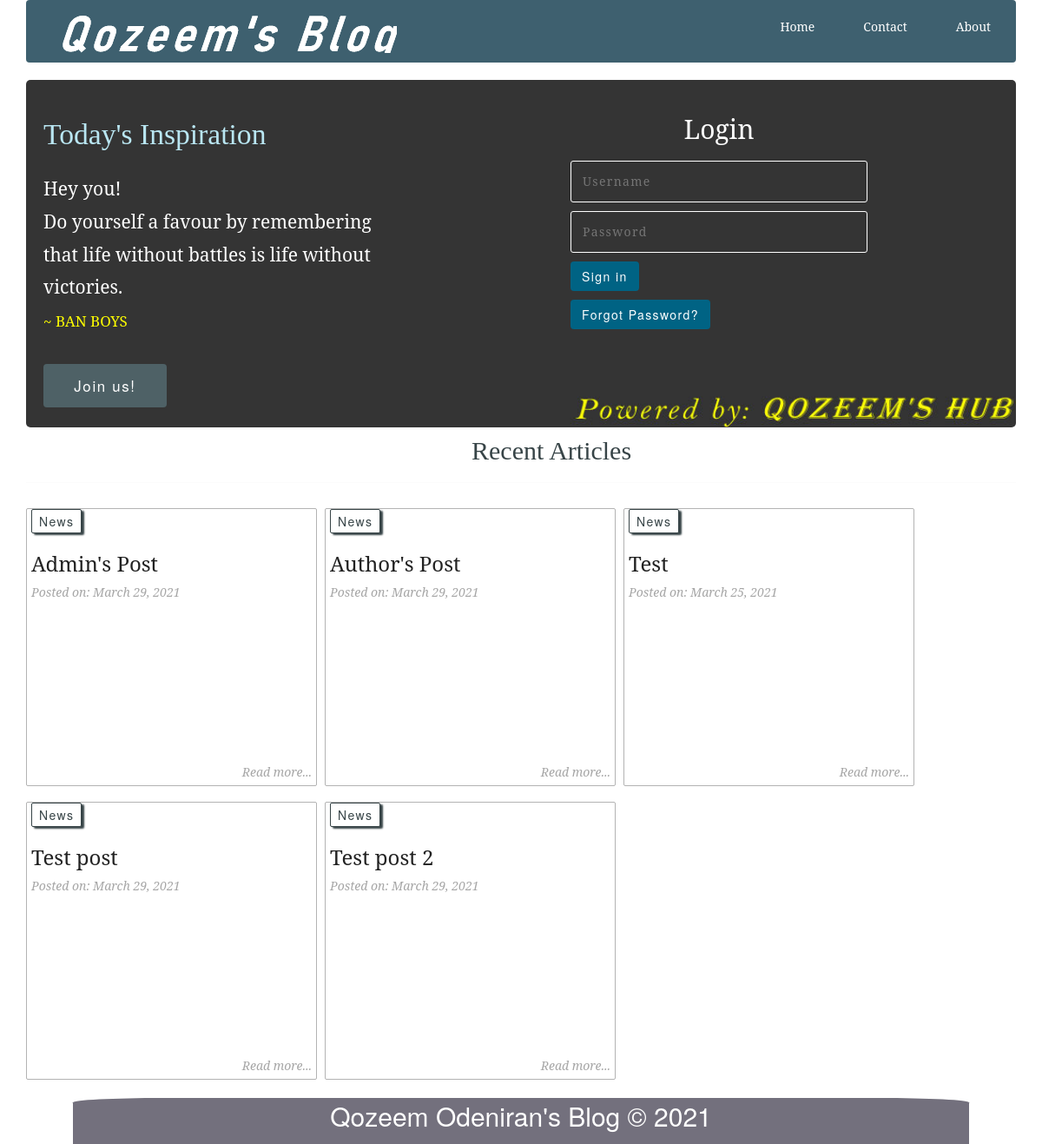
Before: / with the older database file.
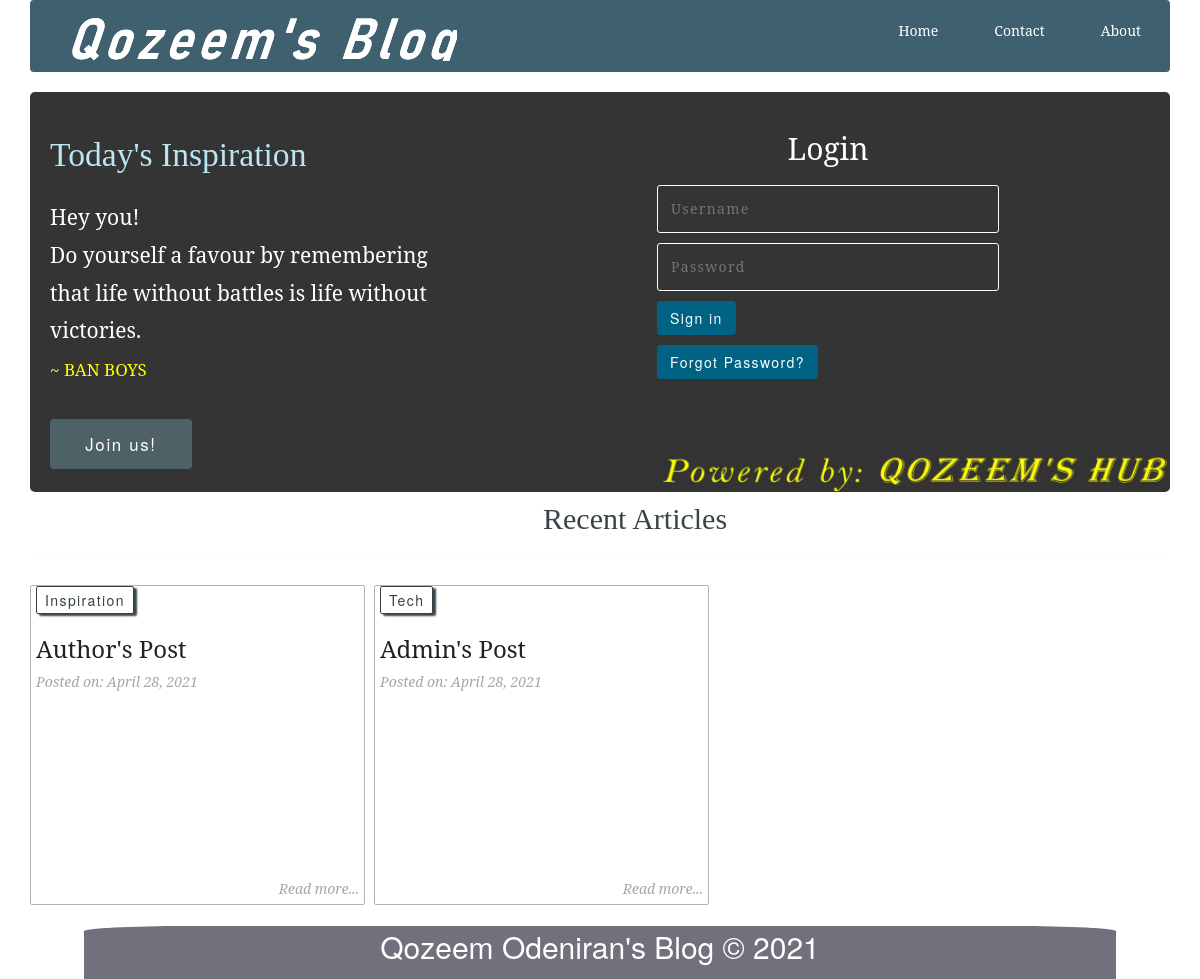
After: the same page with the newer database file.
### tables this page shows
CREATE TABLE `topics` (
  `id` int(11) DEFAULT NULL,
  `name` varchar(255) DEFAULT NULL,
  `slug` varchar(255) DEFAULT NULL
);

CREATE TABLE `posts` (
  `id` int(11) NOT NULL,
  `user_id` int(11) DEFAULT NULL,
  `author_username` varchar(256) NOT NULL,
  `author_role` varchar(256) NOT NULL,
  `title` varchar(255) NOT NULL,
  `slug` varchar(255) NOT NULL,
  `views` int(11) NOT NULL DEFAULT 0,
  `image` varchar(255) NOT NULL,
  `body` text NOT NULL,
  `keywords` text DEFAULT NULL,
  `published` tinyint(1) NOT NULL,
  `created_at` timestamp NOT NULL DEFAULT current_timestamp() ON UPDATE current_timestamp(),
  `updated_at` timestamp NOT NULL DEFAULT current_timestamp()
);

### includes/registration_login.php (called while the page is built, shortened)
<?php
	$username = "";
?>

### includes/public_functions.php (called while the page is built, shortened)
<?php
function getPublishedPosts() {
	global $conn;
	$sql = "SELECT * FROM posts WHERE published=true";
	$result = mysqli_query($conn, $sql);
	$posts = mysqli_fetch_all($result, MYSQLI_ASSOC);
	$final_posts = array();
	foreach ($posts as $post) {
		$post['topic'] = getPostTopic($post['id']);
		array_push($final_posts, $post);
	}
	return $final_posts;
}
function getPostTopic($post_id){
	global $conn;
	$sql = "SELECT * FROM topics WHERE id=
			(SELECT topic_id FROM post_topic WHERE post_id=$post_id) LIMIT 1";
	$result = mysqli_query($conn, $sql);
	$topic = mysqli_fetch_assoc($result);
	return $topic;
}
?>

### index.php (the view, shortened to what this page needs)
<?php require_once('config.php') ?>
<?php require_once( ROOT_PATH . '/includes/public_functions.php') ?>
<?php require_once( ROOT_PATH . '/includes/registration_login.php') ?>
<?php $posts = getPublishedPosts(); ?>
<?php require_once( ROOT_PATH . '/includes/head_section.php') ?>
</head>
<body>
	<div class="container">
<?php include( ROOT_PATH . '/includes/navbar.php') ?>
<?php include( ROOT_PATH . '/includes/banner.php') ?>
		<div class="content">
			<h2 class="content-title">Recent Articles</h2>
			<hr>
			<?php foreach ($posts as $post): ?>
			<div class="post" style="margin-left: 0px;">
			<?php if (isset($post['topic']['name'])): ?>
			<a
				href="<?php echo BASE_URL . 'filtered_posts.php?topic=' . $post['topic']['id'] ?>"
				class="btn category" style="margin-top: -5px;">
				<?php echo $post['topic']['name'] ?>
			</a>
			<?php endif ?>
			<a href="single_post.php?post-slug=<?php echo $post['slug']; ?>">
				<div class="post_info" style="margin-top: 50px;">
					<h3><?php echo $post['title'] ?></h3>
				<div class="info">
					<span>Posted on: <?php echo date("F j, Y ", strtotime($post["created_at"])); ?></span>
					<span class="read_more">Read more...</span>
				</div>
				</div>
			</a>
			</div>
			<?php endforeach ?>
		</div>
<?php include( ROOT_PATH . '/includes/footer.php') ?>

### includes/head_section.php (shortened to what this page needs)
<!DOCTYPE html>
<html lang="en-US">
<head>
<link rel="stylesheet" href="static/css/public_styling.css">
<link rel="stylesheet" href="https://cdnjs.cloudflare.com/ajax/libs/twitter-bootstrap/3.3.7/css/bootstrap.min.css" />

### includes/navbar.php
<div class="navbar">
		<div class="logo_div">
			<div class="logo">
				<a href="index.php"><img src="/admin/./uploads/logo.png" alt="logo"></a>
			</div>
		</div>
			<ul>
			  <li><a class="active" href="http://qozeemblog.localhost/index.php">Home</a></li>
			  <li><a href="http://qozeemblog.localhost/contact.php">Contact</a></li>
			  <li><a href="http://qozeemblog.localhost/about.php">About</a></li>
			</ul>
</div>

### includes/banner.php (shortened to what this page needs)
<?php if (isset($_SESSION['user']['username'])) { ?>
	<div class="logged_in_info">
		<span>welcome <?php echo $_SESSION['user']['username'] ?></span>
		|
		<span><a href="logout.php">logout</a></span>
	</div>
<?php }else{ ?>
	<div class="banner">
		<div class="welcome_msg">
			<h1>Today's Inspiration</h1>
			<p>
			    Hey you! <br>
			    Do yourself a favour by remembering <br>
			    that life without battles is life without victories. <br>
				<span>~ BAN BOYS</span>
			</p>
			<a href="register.php" class="btn">Join us!</a>
		</div>
		<div class="login_div">
			<form action="<?php echo BASE_URL . 'index.php'; ?>" method="post" >
				<h2>Login</h2>
				<input type="text" name="username" value="<?php echo $username; ?>" placeholder="Username">
				<input type="password" name="password"  placeholder="Password">
				<button class="btn" type="submit" name="login_btn">Sign in</button>
				<button type="submit" class="btn" name="forgot_btn">Forgot Password?</button>
			</form>
		</div>
	</div>
<?php } ?>

### includes/footer.php
		<div class="footer">
			<p>Qozeem Odeniran's Blog &copy; <?php echo date('Y'); ?></p>
		</div>
	</div>
</body>
</html>

### static/css/public_styling.css (style rules this page uses)
* { margin: 0px; padding: 0px; }
html { height: 100%; box-sizing: border-box; }
body { position: relative; margin: 0; padding-bottom: 6rem; min-height: 100%; }
h1, h2, h3, h4, h5, h6 { color: #444; font-family: 'Averia Serif Libre', cursive; }
a { text-decoration: none; }
ul, ol { margin-left: 40px; }
hr { margin: 10px 0px; opacity: .25; }
form h2 { margin: 25px auto; text-align: center; font-family: 'Averia Serif Libre', cursive; }
form input { width: 100%; display: block; padding: 13px 13px; font-size: 1em; margin: 5px auto 10px; border-radius: 3px; box-sizing : border-box; background: transparent; border: 1px solid #3E606F; }
.btn { color: white; background: #4E6166; text-align: center; border: none; border-radius: 5px; display: block; letter-spacing: .1em; margin: 10px 0px; padding: 13px 20px; text-decoration: none; }
.container { width: 80%; margin: 0px auto; }
.navbar { margin: 0 auto; overflow: hidden; background-color: #3E606F; border-radius: 0px 0px 6px 6px; }
.navbar ul { list-style-type: none; float: right; }
.navbar ul li { float: left; font-family: 'Noto Serif', serif; }
.navbar ul li a { display: block; color: white; text-align: center; padding: 20px 28px; text-decoration: none; }
.navbar .logo_div { float: left; padding-top: 5px; padding-left: 40px; }
.footer { color: white; text-align: center; background-color: #73707D; position: absolute; bottom: 0; left: 0; right: 0; margin-right: 7%; margin-left: 7%; font-size: 30px; border-radius: 10% 10% 0% 0%; }
.logo { margin: 5px auto; max-width: 386; max-height: 50; background-image: url('/admin/./uploads/logo.png'); background-size: 100%; }
.banner { margin: 5px auto; min-height: 400px; color: white; border-radius: 5px; background-image: url('/admin/./uploads/banner.jpg'); background-size: 100% 100%; }
.banner .welcome_msg { width: 45%; float: left; padding: 20px; }
.banner .welcome_msg h1 { color: #B9E6F2; margin: 25px 0px; font-size: 2.4em; font-family: 'Averia Serif Libre', cursive; }
.banner .welcome_msg p { color: white; font-size: 1.5em; line-height: 1.8em; font-family: 'Noto Serif', serif; }
.banner .welcome_msg p span { font-size: .81em; color: yellow; }
.banner .welcome_msg a { width: 30%; margin: 20px 0px; padding: 12px 15px; font-size: 1.2em; text-decoration: none; }
.banner .login_div { width: 50%; float: left; }
.banner .login_div form { margin-top: 40px; }
.banner .login_div form h2 { color: white; margin-bottom: 20px; font-family: 'Noto Serif', serif; }
.banner .login_div form input { width: 60%; color: white; border: 1px solid white; margin: 10px auto; letter-spacing: 1.3px; font-family: 'Noto Serif', serif; }
.banner .login_div form button { display: block; background: #006384; margin-left: 20%; }
.content { margin: 5px auto; border-radius: 5px; min-height: 400px; }
.content:after { content: ""; display: block; clear: both; }
.content .content-title { margin: 10px 0px; color: #374447; font-family: 'Averia Serif Libre', cursive; }
.content .post { width: 335px; margin: 9px; min-height: 320px; float: left; border-radius: 2px; border: 1px solid #b3b3b3; position: relative; }
.content .post .category { margin-top: 0px; padding: 3px 8px; color: #374447; background: white; display: inline-block; border-radius: 2px; border: 1px solid #374447; box-shadow: 3px 2px 2px; position: absolute; left: 5px; top: 5px; z-index: 3; }
.content .post .post_info { height: 100%; padding: 0px 5px; font-weight: 200; font-family: 'Noto Serif', serif; }
.content .post .post_info { color: #222; }
.content .post .post_info span { color: #A6A6A6; font-style: italic; }
.content .post .post_info span.read_more { position: absolute; right: 5px; bottom: 5px; }
form button { margin: 5px 0px; }
.post { border: 1px solid #ccc; margin-top: 10px; }

Changed rows visible on the page:
removed posts: title "Admin's Post", created_at "March 29, 2021"
no longer on this page (row unchanged): topics: name "News"
removed posts: title "Author's Post", created_at "March 29, 2021"
removed posts: title "Test", created_at "March 25, 2021"
removed posts: title "Test post", created_at "March 29, 2021"
removed posts: title "Test post 2", created_at "March 29, 2021"
added posts: title "Author's Post", created_at "April 28, 2021"
now on this page (row unchanged): topics: name "Inspiration"
added posts: title "Admin's Post", created_at "April 28, 2021"
now on this page (row unchanged): topics: name "Tech"
